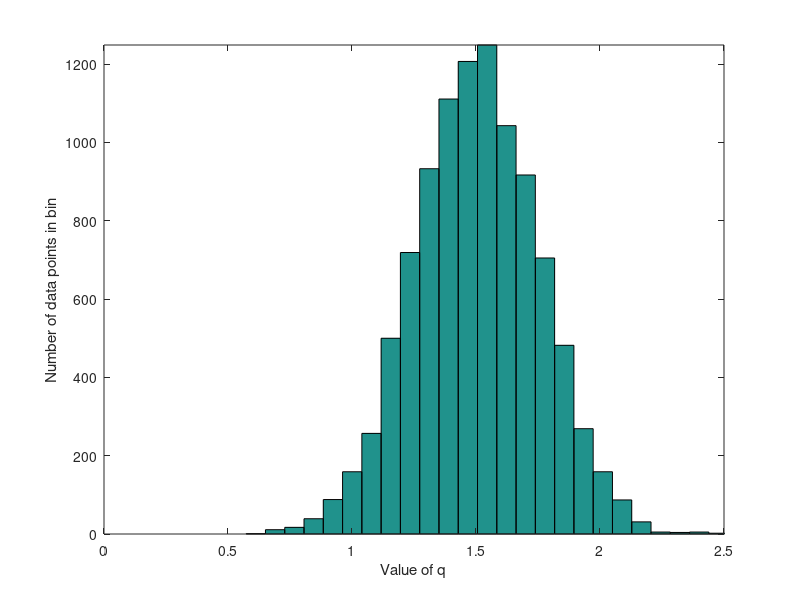

Here is the MATLAB script that generated this plot:
Ndata = 10000;
q0 = 1.5;
sigmaq = 0.25;
qmin = 0.0;
qmax = 2.5;
nbins = 25;

qdata = q0 + sigmaq * randn(1, Ndata);
hist(qdata, nbins);

xlabel('Value of q');
ylabel('Number of data points in bin');
axis([qmin, qmax, 0, inf]);